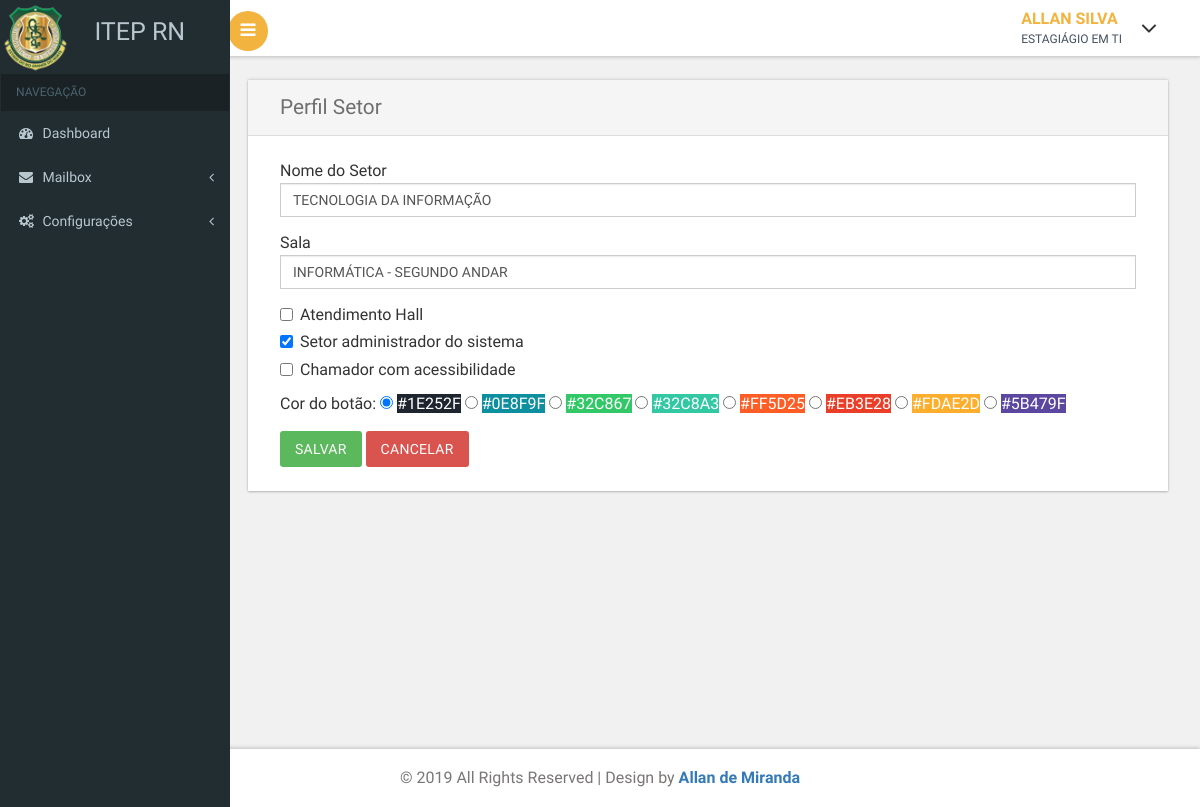
/perfilSetor.php?setorID=1 (signed in), run on the app's committed database.
### tables this page shows
CREATE TABLE `usuarios_tb` (
  `usuario_id` bigint(20) NOT NULL,
  `usuario_nome` text NOT NULL,
  `usuario_cargo` text NOT NULL,
  `usuario_setor_id` bigint(20) NOT NULL,
  `usuario_login` text NOT NULL,
  `usuario_senha` text NOT NULL,
  `usuario_update_data` datetime DEFAULT NULL,
  `usuario_cadastrado` tinyint(1) DEFAULT NULL
);

CREATE TABLE `setores_tb` (
  `setor_id` bigint(20) NOT NULL,
  `setor_nome` text NOT NULL,
  `setor_sala` text NOT NULL,
  `setor_hall` tinyint(1) NOT NULL,
  `setor_admin` tinyint(1) NOT NULL,
  `setor_ficha_preferencial` tinyint(1) DEFAULT NULL,
  `setor_acessibilidade_cor` text,
  `setor_acessibilidade_check` tinyint(1) DEFAULT NULL
);

### seguranca.php (called while the page is built, shortened)
<?php
$_SG['conectaServidor'] = true;
$_SG['abreSessao'] = true;
$_SG['caseSensitive'] = true;
$_SG['validaSempre'] = true;
$_SG['servidor'] = 'localhost';
$_SG['usuario'] = 'root';
$_SG['senha'] = 'itep123';
$_SG['banco'] = 'sistema_itep';
$_SG['paginaLogin'] = 'login.php';
$_SG['tabela'] = 'usuarios_tb';

### perfilSetor.php (the view, shortened to what this page needs)
<?php
include("seguranca.php");
?>
<?php
$setor_id = "";
?>
<!DOCTYPE HTML>
<html>
<head>
    <?php include 'head.php'; ?>
</head>
<body class="cbp-spmenu-push">
    <div class="main-content">
        <?php include 'menu.php'; ?>
        <?php include 'topBar.php'; ?>
        <div id="page-wrapper">
            <div class="main-page">
                <div class="forms">
                    <div class="form-grids row widget-shadow" data-example-id="basic-forms">
                        <div class="form-title">
                            <h4>Perfil Setor </h4>
                        </div>
                        <div class="form-body">
                            <form action="<?php echo htmlspecialchars($_SERVER["PHP_SELF"]); ?>" method="POST">
                                <?php
                                if ($setor_id == "") {
                                    $setor_id = $_GET["setorID"];
                                }
                                $sql_perfil_setor_selecionar = "SELECT `setor_id`, `setor_nome`, `setor_sala`, `setor_hall`, `setor_admin`,`setor_acessibilidade_check` FROM `setores_tb` WHERE `setor_id`='" . $setor_id . "'";
                                $query_perfil_setor_selecionar = mysqli_query($_SG['link'], $sql_perfil_setor_selecionar);
                                $row_perfil_setor_selecionar = mysqli_fetch_assoc($query_perfil_setor_selecionar);
                                ?>
                                <div class="form-group">
                                    <label>Nome do Setor</label>
                                    <input name="setor_nome" type="text" class="form-control" placeholder="Nome do Setor" onChange="javascript:this.value=this.value.toUpperCase();" value="<?php echo $row_perfil_setor_selecionar['setor_nome']; ?>" required>
                                </div>
                                <div class="form-group">
                                    <label>Sala</label>
                                    <input name="setor_sala" type="text" class="form-control" value="<?php echo $row_perfil_setor_selecionar['setor_sala']; ?>" placeholder="Sala do Setor" onChange="javascript:this.value=this.value.toUpperCase();" required>
                                </div>
                                <div class="checkbox">
                                    <label>
                                        <input name="setor_hall" type="checkbox" class="checkbox" placeholder="Sala do Setor" <?php if ($row_perfil_setor_selecionar['setor_hall']) {
                                                                                                                                    echo "checked";
                                                                                                                                } ?>>
                                        Atendimento Hall
                                    </label>
                                </div>
                                <div class="checkbox">
                                    <label>
                                        <input name="setor_admin" type="checkbox" class="checkbox" placeholder="Sala do Setor" <?php if ($row_perfil_setor_selecionar['setor_admin']) {
                                                                                                                                    echo "checked";
                                                                                                                                } ?>>
                                        Setor administrador do sistema
                                    </label>
                                </div>
                                <div class="checkbox">
                                    <label>
                                        <input name="setor_acessibilidade_check" type="checkbox" class="checkbox" placeholder="Sala do Setor" <?php if ($row_perfil_setor_selecionar['setor_acessibilidade_check']) {
                                                                                                                                                    echo "checked";
                                                                                                                                                } ?>>
                                        Chamador com acessibilidade
                                    </label>
                                </div>
                                <div class="form-group" id="acessibilidade">
                                    <label>
                                        Cor do botão:
                                    </label>
                                    <label>
                                        <input type="radio" name="setor_acessibilidade_cor" value="#1E252F" checked> <a style="color:white; background-color: #1E252F;">#1E252F</a>
                                        <input type="radio" name="setor_acessibilidade_cor" value="#0E8F9F"> <a style="color:white; background-color: #0E8F9F;">#0E8F9F</a>
                                        <input type="radio" name="setor_acessibilidade_cor" value="#32C867"> <a style="color:white; background-color: #32C867;">#32C867</a>
                                        <input type="radio" name="setor_acessibilidade_cor" value="#32C8A3"> <a style="color:white; background-color: #32C8A3;">#32C8A3</a>
                                        <input type="radio" name="setor_acessibilidade_cor" value="#FF5D25"> <a style="color:white; background-color: #FF5D25;">#FF5D25</a>
                                        <input type="radio" name="setor_acessibilidade_cor" value="#EB3E28"> <a style="color:white; background-color: #EB3E28;">#EB3E28</a>
                                        <input type="radio" name="setor_acessibilidade_cor" value="#FDAE2D"> <a style="color:white; background-color: #FDAE2D;">#FDAE2D</a>
                                        <input type="radio" name="setor_acessibilidade_cor" value="#5B479F"> <a style="color:white; background-color: #5B479F;">#5B479F</a>
                                    </label>
                                </div>
                                <button type="submit" class="btn btn-success">Salvar</button>
                                <a href="listaSetor.php"><button type="button" class="btn btn-danger">Cancelar</button></a>
                            </form>
                        </div>
                    </div>
                </div>
            </div>
        </div>
        <?php include 'footer.php'; ?>
    </div>
</body>
</html>

### topBar.php (shortened to what this page needs)
<?php
$sql = "SELECT `usuario_id`, `usuario_nome`, `usuario_cargo` FROM `usuarios_tb` WHERE usuario_id='" . $_SESSION['usuarioID'] . "'";
$result = mysqli_query($_SG['link'], $sql);
if (mysqli_num_rows($result) == 1) {
    $_SG['topBar'] = mysqli_fetch_assoc($result);
} else {
}
?>
<div class="sticky-header header-section ">
    <div class="header-left">
        <button id="showLeftPush"><i class="fa fa-bars"></i></button>
        <div class="clearfix"> </div>
    </div>
    <div class="header-right">
        <div class="profile_details">
            <ul>
                <li class="dropdown profile_details_drop">
                    <a href="#" class="dropdown-toggle" data-toggle="dropdown" aria-expanded="false">
                        <div class="profile_img">
                            <div class="user-name">
                                <p>
                                    <?php
                                    $nome_usuario_slin = explode(" ", $_SG['topBar']['usuario_nome']);
                                    echo $nome_usuario_slin[0] . " " . end($nome_usuario_slin);
                                    ?>
                                </p>
                                <span>
                                    <?php
                                    echo $_SG['topBar']['usuario_cargo'];
                                    ?>
                                </span>
                            </div>
                            <i class="fa fa-angle-down lnr"></i>
                            <div class="clearfix"></div>
                        </div>
                    </a>
                </li>
            </ul>
        </div>
        <div class="clearfix" style="margin-bottom: 5%;"></div>
    </div>
    <div class="clearfix"> </div>
</div>

### css/custom.css (style rules this page uses)
#page-wrapper { padding:5em 2em 2.5em; background-color: #F1F1F1; }

### data on the page
usuarios_tb: usuario_nome "ALLAN", usuario_cargo "ESTAGIÁGIO EM TI"
setores_tb: setor_nome "TECNOLOGIA DA INFORMAÇÃO", setor_sala "INFORMÁTICA - SEGUNDO ANDAR", setor_admin "☑"

### other printed values
end($nome_usuario_slin) "SILVA"
